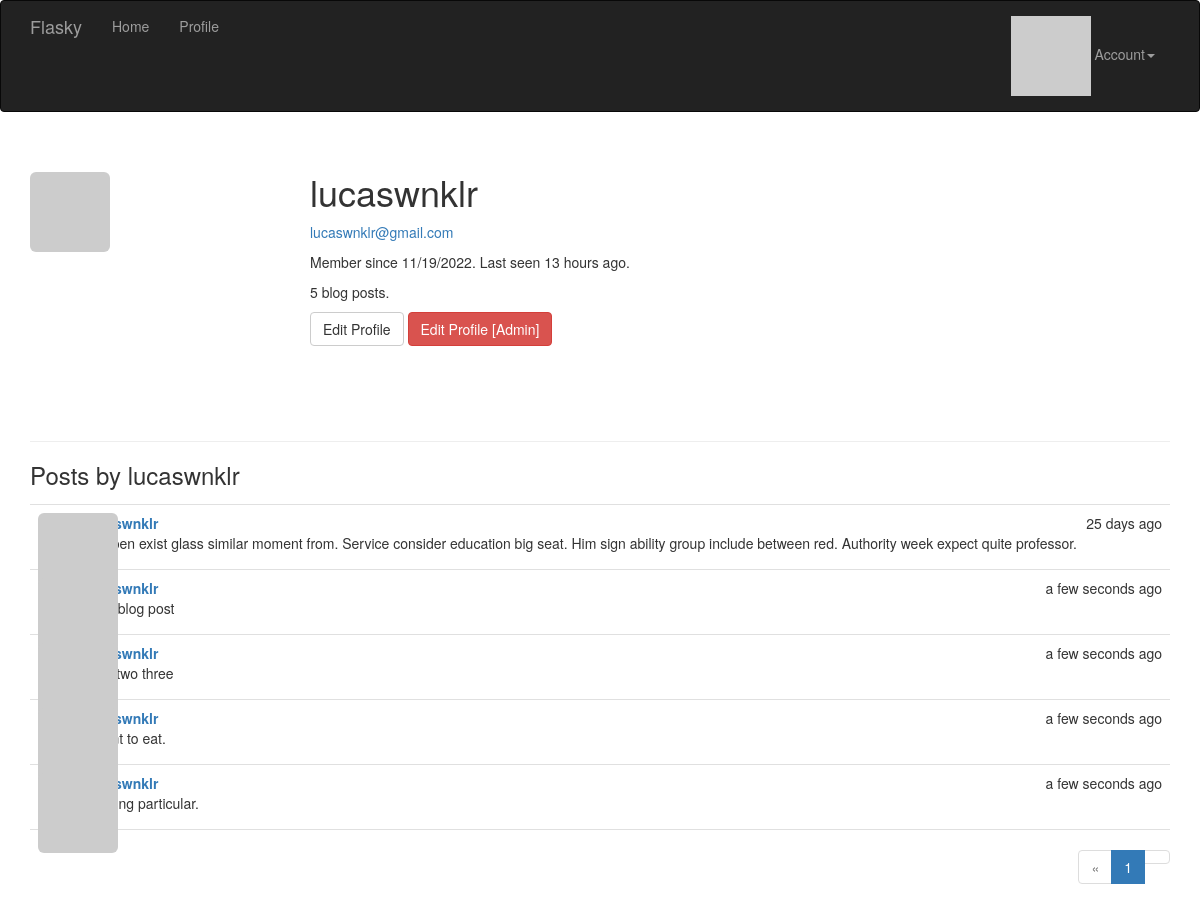
Page /user/lucaswnklr (signed in) on the committed database.
### app/models.py (models this page shows, shortened)
class User(UserMixin, db.Model):
    __tablename__ = 'users'
    id = db.Column(db.Integer, primary_key=True)
    email = db.Column(db.String(64), unique=True, index=True)
    username = db.Column(db.String(64), unique=True, index=True)
    role_id = db.Column(db.Integer, db.ForeignKey('roles.id'))
    password_hash = db.Column(db.String(128))
    confirmed = db.Column(db.Boolean, default=False)
    name = db.Column(db.String(64))
    location = db.Column(db.String(64))
    about_me = db.Column(db.Text())
    member_since = db.Column(db.DateTime(), default=datetime.utcnow)
    last_seen = db.Column(db.DateTime(), default=datetime.utcnow)
    avatar_hash = db.Column(db.String(32))
    posts = db.relationship('Post', backref='author', lazy='dynamic')
    @property
    def password(self):
        raise AttributeError('password is not a readable attribute')
    def can(self, perm):
        return self.role is not None and self.role.has_permission(perm)
    def is_administrator(self):
        return self.can(Permission.ADMIN)
    def ping(self):
        self.last_seen = datetime.utcnow()
        db.session.add(self)
        db.session.commit()
    def gravatar_hash(self):
        return hashlib.md5(self.email.lower().encode('utf-8')).hexdigest()
    def gravatar(self, size=100, default='identicon', rating='g'):
        url = 'https://secure.gravatar.com/avatar'
        hash = self.avatar_hash or self.gravatar_hash()
        return '{url}/{hash}?s={size}&d={default}&r={rating}'.format(
            url=url, hash=hash, size=size, default=default, rating=rating)

class Post(db.Model):
    __tablename__ = 'posts'
    id = db.Column(db.Integer, primary_key=True)
    body = db.Column(db.Text)
    timestamp = db.Column(db.DateTime, index=True, default=datetime.utcnow)
    author_id = db.Column(db.Integer, db.ForeignKey('users.id'))

### app/main/views.py (the view)
@main.route('/user/<username>')
def user(username):
    user = User.query.filter_by(username=username).first_or_404()
    page = request.args.get('page', 1, type=int)
    pagination = user.posts.order_by(Post.timestamp.desc()).paginate(page=page,
                                                                     per_page=current_app.config[
                                                                         'FLASKY_POSTS_PER_PAGE'], error_out=False)
    posts = pagination.items
    return render_template('user.html', user=user, posts=posts, pagination=pagination)

### app/auth/views.py (called while the page is built)
@auth.before_app_request
def before_request():
    if current_user.is_authenticated:
        current_user.ping()
        if not current_user.confirmed \
                and request.endpoint \
                and request.blueprint != 'auth' \
                and request.endpoint != 'static':
            return redirect(url_for('auth.unconfirmed'))

### app/main/__init__.py (called while the page is built)
@main.app_context_processor
def inject_permissions():
    return dict(Permission=Permission)

### app/models.py (called while the page is built)
@login_manager.user_loader
def load_user(user_id):
    return User.query.get(int(user_id))

    def has_permission(self, perm):
        return self.permissions & perm == perm

### app/templates/user.html (shortened to what this page needs)
{% extends "base.html" %}
{% import "_macros.html" as macros %}
{% block page_content %}
<div class="page-header">
    <img class="img-rounded profile-thumbnail" src="{{ user.gravatar(size=256) }}">
    <div class="profile-header">
        <h1>{{ user.username }}</h1>
        {% if current_user.is_administrator() %}
        <p><a href="mailto:{{ user.email }}">{{ user.email }}</a></p>
        {% endif %}
        <p>Member since {{ moment(user.member_since).format('L') }}. Last seen {{ moment(user.last_seen).fromNow() }}.</p>
        <p>{{ user.posts.count() }} blog posts.</p>
        <p>
            {% if user == current_user %}
            <a class="btn btn-default" href="{{ url_for('.edit_profile') }}">Edit Profile</a>
            {% endif %}
            {% if current_user.is_administrator() %}
            <a class="btn btn-danger" href="{{ url_for('.edit_profile_admin', id=user.id) }}">Edit Profile [Admin]</a>
            {% endif %}
        </p>
    </div>
</div>
<h3>Posts by {{ user.username }}</h3>
{% include '_posts.html' %}
{% if pagination %}
<div class="pagination">
    {{ macros.pagination_widget(pagination, '.user', username=user.username) }}
</div>
{% endif %}
{% endblock %}

### app/templates/_posts.html
<ul class="posts">
    {% for post in posts %}
    <li class="post">
        <div class="post-thumbnail">
            <a href="{{ url_for('.user', username=post.author.username) }}">
                <img class="img-rounded profile-thumbnail" src="{{ post.author.gravatar(size=40) }}">
            </a>
        </div>
        <div class="post-content">
            <div class="post-date">{{ moment(post.timestamp).fromNow() }}</div>
            <div class="post-author"><a href="{{ url_for('.user', username=post.author.username) }}"> {{ post.author.username}}</a> </div>
            <div class="post-body">{{ post.body }}</div>
        </div>
    </li>
    {% endfor %}
</ul>

### app/static/styles.css (style rules this page uses)
.profile-thumbnail { position: absolute; }
.profile-header { min-height: 260px; margin-left: 280px; }
ul.posts { list-style-type: none; padding: 0px; margin: 16px 0px 0px 0px; border-top: 1px solid #e0e0e0; }
ul.posts li.post { padding: 8px; border-bottom: 1px solid #e0e0e0; }
div.post-date { float: right; }
div.post-author { font-weight: bold; }
div.post-thumbnail { position: absolute; }
div.post-content { margin-left: 48px; min-height: 48px; }
div.pagination { width: 100%; text-align: right; padding: 0px; margin: 0px; }

### rows in the picture
User: username "lucaswnklr", email "lucaswnklr@gmail.com", member_since "11/19/2022", last_seen "13 hours ago"
Post: timestamp "25 days ago", author.username "lucaswnklr", body "Happen exist glass similar moment from. Service consider education big seat. Him sign ability group include between red. Authority week expect quite professor."
Post: timestamp "a few seconds ago", author.username "lucaswnklr", body "New blog post"
Post: timestamp "a few seconds ago", author.username "lucaswnklr", body "One two three"
Post: timestamp "a few seconds ago", author.username "lucaswnklr", body "I want to eat."
Post: timestamp "a few seconds ago", author.username "lucaswnklr", body "Nothing particular."

### other values in the picture
{{ user.posts.count() }} "5"
{{ p }} "1"
